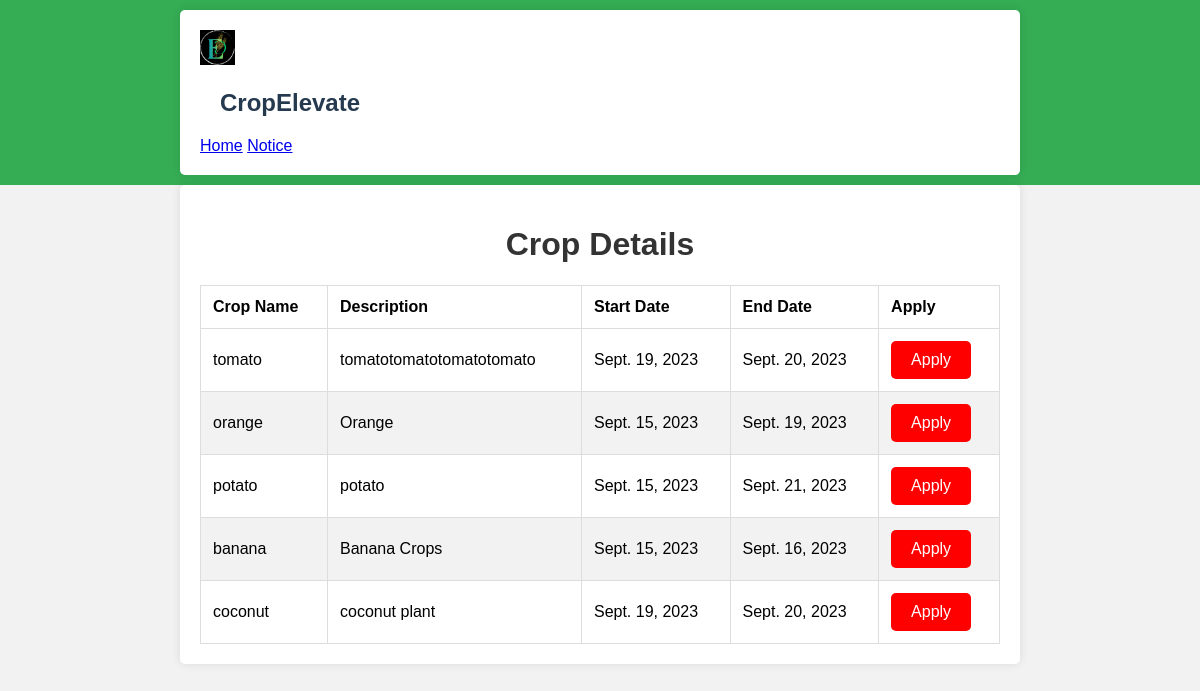
Before: /crop with the older database file.
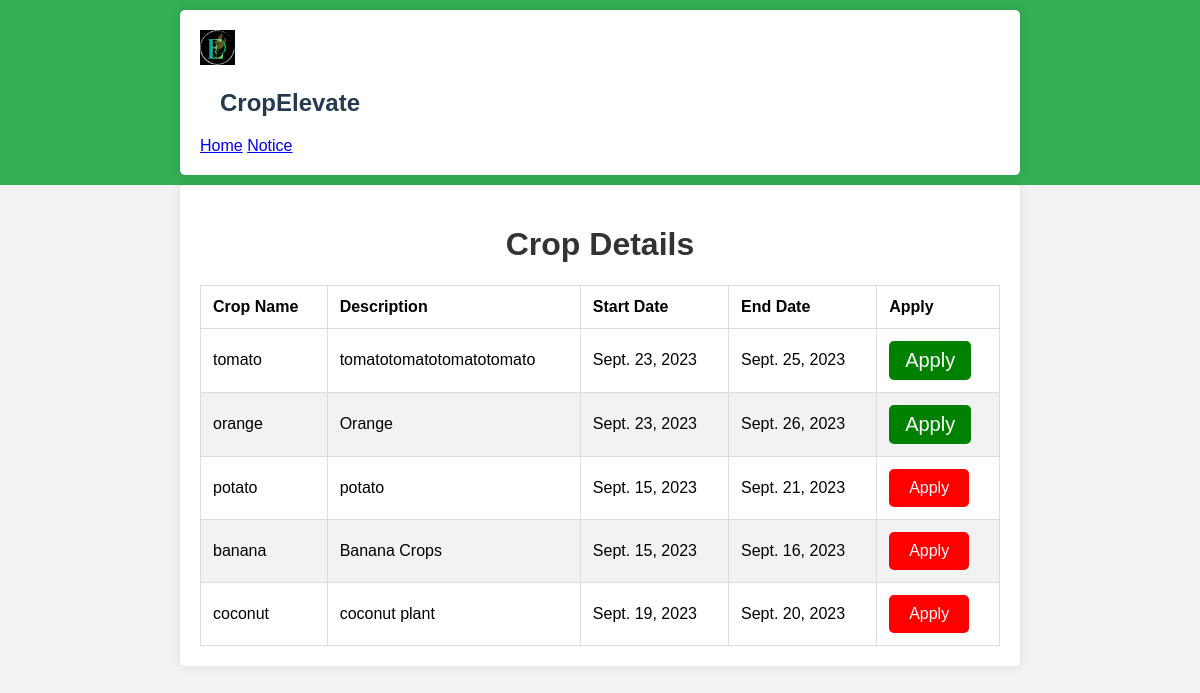
After: the same page with the newer database file.
### ceapp/models.py (models this page shows)
class Crop(models.Model):
    Namec = models.CharField(max_length=100)
    des = models.TextField()
    start_date = models.DateField(null=True, blank=True)
    end_date = models.DateField(null=True, blank=True)
    count = models.PositiveIntegerField(default=0)
    created_at = models.DateTimeField(auto_now_add=True)
    current = models.BooleanField(default=False)

### ceapp/views.py (the view)
# urls.py: path('crop',views.crop,name='crop'),
def crop(request):
    today = date.today()
    crops = Crop.objects.all()
    return render(request, 'crop.html', {'crops': crops , 'today': today})

### templates/crop.html (shortened to what this page needs)
{% load static %}
<!DOCTYPE html>
<html lang="en">
<head>
</head>
<body>
    <nav class="navbar">
        <div class="container">
            <img src="{% static 'assets/img/adminlogo1.png' %}" width="35" height="35" alt="">
            <h2 style="margin-left: 20px; color:#263A4F;">CropElevate</h2>
                    <a href="{% url 'homepage' %}" class="nav-link">Home</a>
                    <a href="{% url 'crop' %}" class="nav-link">Notice</a>
        </div>
    </nav>
    <div class="container">
        <h1>Crop Details</h1>
        <table>
            <thead>
                <tr>
                    <th>Crop Name</th>
                    <th>Description</th>
                    <th>Start Date</th>
                    <th>End Date</th>
                    <th>Apply</th>
                </tr>
            </thead>
            <tbody>
                {% for crop in crops %}
                <tr>
                    <td>{{ crop.Namec }}</td>
                    <td>{{ crop.des }}</td>
                    <td>{{ crop.start_date }}</td>
                    <td>{{ crop.end_date }}</td>
                    <td>
                        {% if crop.start_date <= today and crop.end_date >= today %}
                            <a href="{% url 'apply' crop.id %}?crop_name={{ crop.Namec }}" class="apply-button-green" id="apply">Apply</a>
                        {% else %}
                            <a href="{% url 'applyerror' %}?crops={{ crop.Namec }}" class="apply-button" style="background-color: red;">Apply</a>
                        {% endif %}
                    </td>
                </tr>
                {% endfor %}
            </tbody>
        </table>
    </div>
</body>
</html>

### templates/crop.html (style rules this page uses)
body { font-family: Arial, sans-serif; background-color: #f2f2f2; margin: 0; padding: 0; }
.navbar { background-color: #34AD54; padding: 10px 0; }
.container { max-width: 800px; margin: 0 auto; background-color: #fff; padding: 20px; box-shadow: 0 0 10px rgba(0, 0, 0, 0.1); border-radius: 5px; }
h1 { text-align: center; color: #333; }
table { width: 100%; border-collapse: collapse; }
table, th, td { border: 1px solid #ddd; }
th, td { padding: 12px; text-align: left; }
tr:nth-child(even) { background-color: #f2f2f2; }
.apply-button { background-color: #4CAF50; color: white; border: none; padding: 10px 20px; text-align: center; text-decoration: none; display: inline-block; font-size: 16px; border-radius: 5px; cursor: pointer; }
.apply-button-green { background-color: green; color: white; border: none; padding: 8px 16px; text-align: center; text-decoration: none; display: inline-block; font-size: 20px; border-radius: 5px; cursor: pointer; }

Changed rows visible on the page:
changed Crop "tomato": start_date "Sept. 19, 2023" → "Sept. 23, 2023"; end_date "Sept. 20, 2023" → "Sept. 25, 2023"
changed Crop "orange": start_date "Sept. 15, 2023" → "Sept. 23, 2023"; end_date "Sept. 19, 2023" → "Sept. 26, 2023"
